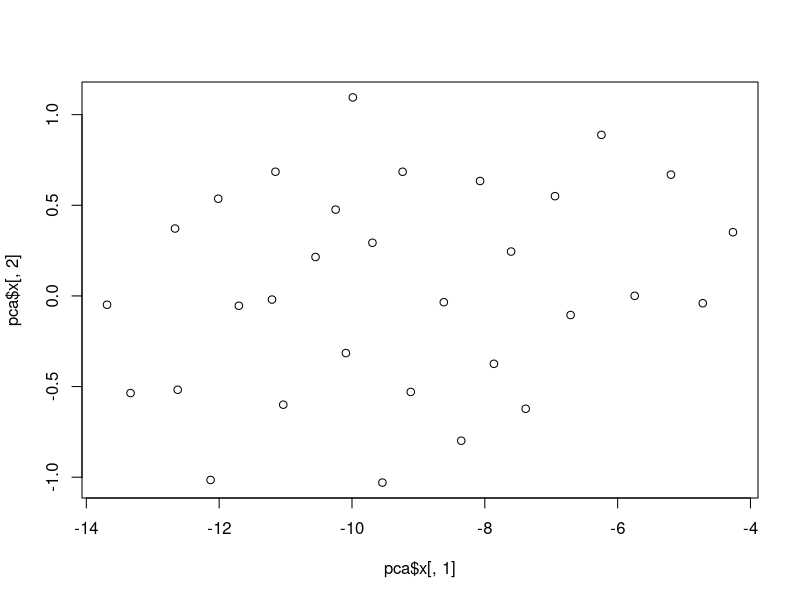
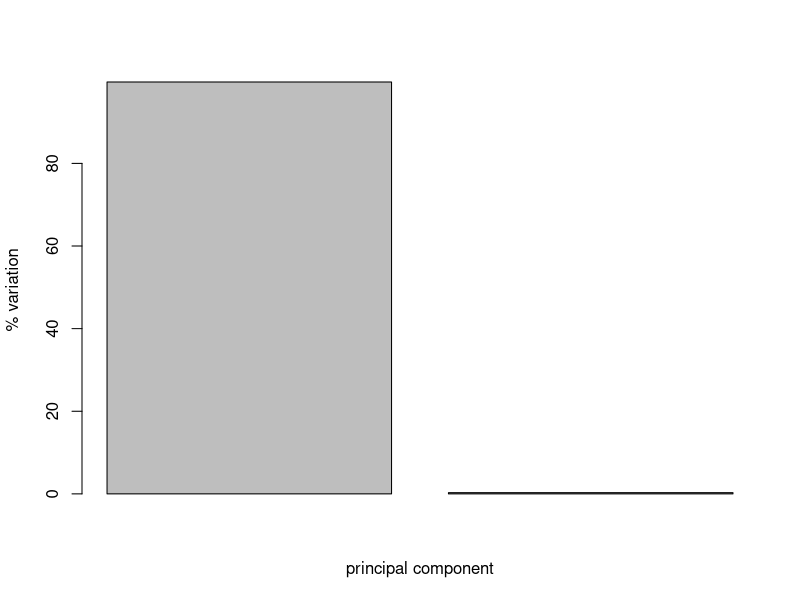

R code for these plots, in order: (Note: this script raises an error after producing the figures.)
#data I gerenaretd using https://www.librec.net/datagen.html, at approx 45 dgrees
df <- read.csv(text = 
"x,y,lab
3, 3.05, 1
3.6, 3.05, 1
4.35, 3.75, 1
5.7, 5.75, 1
6.2, 4.85, 1
7.9, 5.45, 1
7.85, 6.35, 1
7.45, 7.05, 1
8.9, 7.6, 1
10.4, 8.9, 1
9.85, 7.15, 1
9.9, 7.85, 1
9.35, 8.55, 1
8, 7.8, 1
6.55, 6.55, 1
4.9, 4.95, 1
4.15, 4.75, 1
3.5, 3.9, 1
5.15, 4.3, 1
6.55, 5.6, 1
8.75, 6.75, 1
8.75, 8.25, 1
6.85, 7.35, 1
7.15, 6.55, 1
7.85, 7.05, 1
8.5, 7.3, 1
10.45, 8.3, 1
7.25, 5.55, 1
6.85, 4.85, 1
6, 4.35, 1
5.6, 5.15, 1", header = TRUE)

head(df)
data.matrix <- as.matrix(df[,c("x","y")])
#data.matrix <- scale(data.matrix)
rownames(data.matrix) <- paste("Sample-", 1:dim(data.matrix)[1], sep="")
pca         <- prcomp(data.matrix, scale= FALSE, center = FALSE)
pca$sdev
pca$x
plot(pca$x[,1], pca$x[,2])
pca.var <- pca$sdev^2
pca.var.per <- round(pca.var/sum(pca.var) * 100, 1)
pca.var.per
barplot(pca.var.per, xlab = "principal component", ylab="% variation")

pca.data <- data.frame(Sample=rownames(pca$x), X = pca$x[,1], Y = pca$x[,2])
pca.data


ggplot(data = pca.data, aes(x = X, y = Y, label=Sample)) + 
  geom_point() + 
  #geom_text() + 
  xlab(paste("PC1 - ", pca.var.per[1], "%", sep=""))+
  ylab(paste("PC2 - ", pca.var.per[2], "%", sep=""))+
  theme_bw() + 
  ggtitle("My PCA graph")

loading_scores <- pca$rotation[,1]; loading_scores
#All must sum to 1
apply( pca$rotation, 2, function(e) sum(e^2))

#if we talke original data series and take dot product of each row on PC1 pf rotation, we will get 
projections = data.matrix %*% pca$rotation
#means <- apply(projections,2, mean)
#head(apply(projections, 2, function(e) e - means))
head(projections)
head(pca$x)

##If we use ceter and scaling, then data matrix is scaled and sentered before processing.
pca         <- prcomp(data.matrix, scale= TRUE)
projections = data.matrix %*% pca$rotation
#These wont be same, the two below: because data matrix is scaled and sentered before processing.
head(projections)
head(pca$x)

projections.sc = scale(data.matrix) %*% pca$rotation
#Now these will be equal
head(projections.sc)
head(pca$x)


